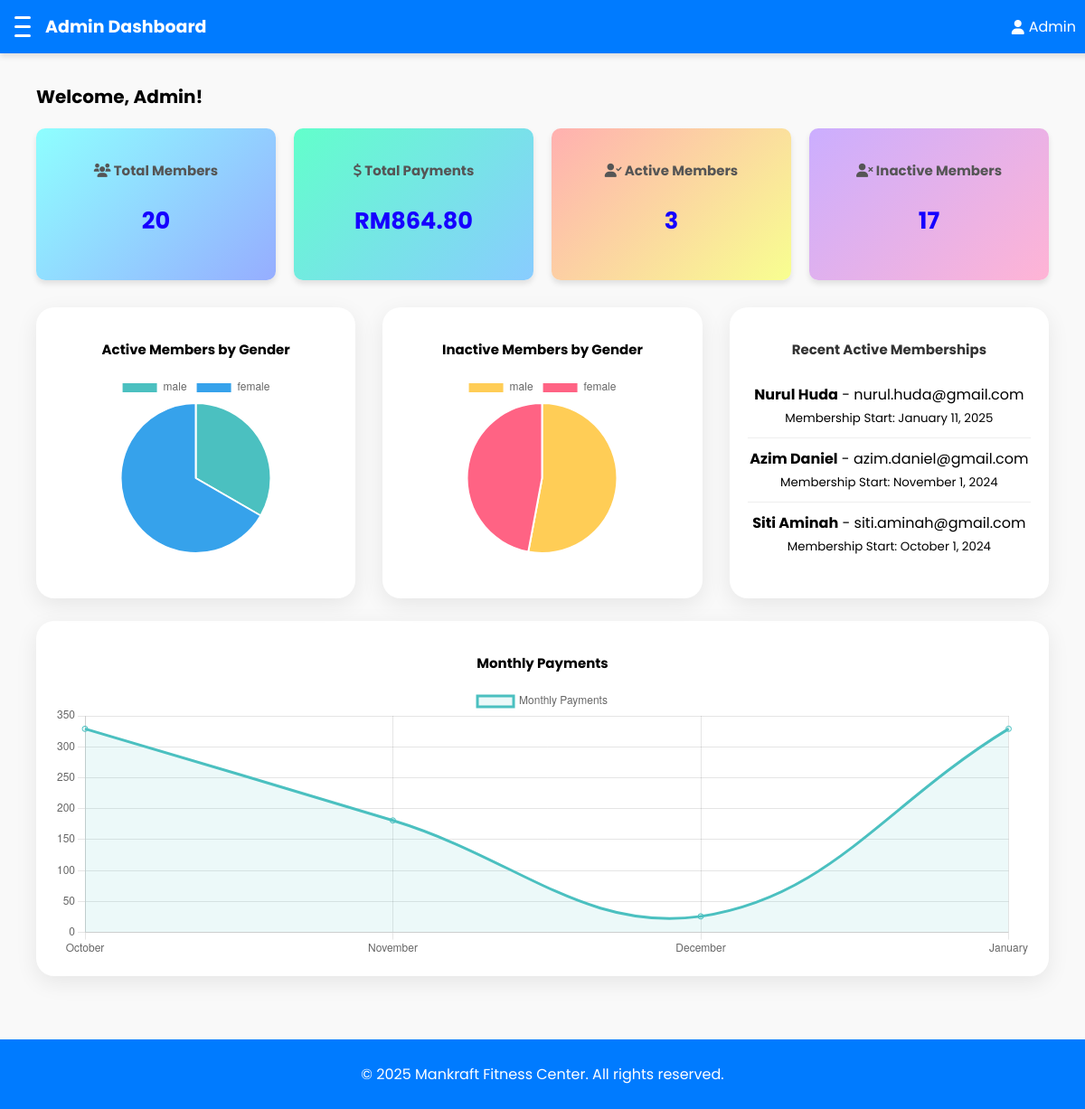
Page /admin/dashboard.php (signed in) on the committed database.
### tables this page shows
CREATE TABLE `member_packages` (
  `id` int(11) NOT NULL,
  `member_id` int(11) NOT NULL,
  `package_id` int(11) NOT NULL,
  `start_date` date NOT NULL,
  `end_date` date NOT NULL,
  `status` enum('active','expired') NOT NULL DEFAULT 'active'
);

CREATE TABLE `members` (
  `id` int(11) NOT NULL,
  `name` varchar(255) NOT NULL,
  `gender` enum('male','female') NOT NULL,
  `status` enum('inactive','active') DEFAULT 'inactive',
  `email` varchar(255) NOT NULL,
  `password` varchar(255) NOT NULL,
  `phone` varchar(20) DEFAULT NULL,
  `address` text DEFAULT NULL,
  `created_at` timestamp NOT NULL DEFAULT current_timestamp(),
  `profile_picture` varchar(255) DEFAULT NULL
);

### admin/dashboard.php (the view, shortened to what this page needs)
<?php
include '../includes/db.php';
$conn->query("
    UPDATE member_packages
    SET status = 'expired'
    WHERE end_date < CURDATE() AND status = 'active'
");
$dashboardData = $conn->query("
    SELECT
        (SELECT COUNT(*) FROM members) AS totalMembers,
        (SELECT SUM(amount) FROM payments WHERE payment_status = 'paid') AS totalPayments,
        (SELECT COUNT(*) FROM members WHERE status = 'active') AS activeMembers,
        (SELECT COUNT(*) FROM members WHERE status = 'inactive') AS inactiveMembers
")->fetch_assoc();
$totalMembers = $dashboardData['totalMembers'];
$totalPayments = $dashboardData['totalPayments'] ?? 0;
$activeMembers = $dashboardData['activeMembers'];
$monthlyPaymentsQuery = $conn->query("
    SELECT MONTHNAME(payment_date) AS month, SUM(amount) AS total
    FROM payments
    WHERE payment_status = 'paid'
    GROUP BY MONTH(payment_date), YEAR(payment_date)
    ORDER BY YEAR(payment_date), MONTH(payment_date)
");
$monthlyPaymentsData = [];
while ($row = $monthlyPaymentsQuery->fetch_assoc()) {
    $monthlyPaymentsData[] = $row;
}
$activeGenderData = [];
$activeGenderQuery = $conn->query("
    SELECT gender, COUNT(*) AS total
    FROM members
    WHERE status = 'active'
    GROUP BY gender
");
while ($row = $activeGenderQuery->fetch_assoc()) {
    $activeGenderData[$row['gender']] = $row['total'];
}
$inactiveGenderData = [];
$inactiveGenderQuery = $conn->query("
    SELECT gender, COUNT(*) AS total
    FROM members
    WHERE status = 'inactive'
    GROUP BY gender
");
while ($row = $inactiveGenderQuery->fetch_assoc()) {
    $inactiveGenderData[$row['gender']] = $row['total'];
}
?>
<!DOCTYPE html>
<html lang="en">
<head>
    <link rel="stylesheet" href="../css/admin.css">
    <link rel="stylesheet" href="https://cdnjs.cloudflare.com/ajax/libs/font-awesome/6.0.0/css/all.min.css">
</head>
<body>
<header>
    <nav class="navbar">
        <div class="navbar-left">
            <button class="hamburger" id="hamburger-menu">
                <span class="bar"></span>
                <span class="bar"></span>
                <span class="bar"></span>
            </button>
            <a href="dashboard.php" class="logo">Admin Dashboard</a>
        </div>
        <div class="profile">
            <a href="#"><i class="fas fa-user"></i> Admin</a>
        </div>
    </nav>
</header>
<div class="dashboard-container">
    <main class="main-content">
        <h2>Welcome, Admin!</h2>
        <div class="stats">
            <div class="stat-card" style="background: linear-gradient(135deg,rgb(142, 255, 255) 0%,rgb(150, 173, 255) 100%);">
                <h3><i class="fas fa-users"></i> Total Members</h3>
                <p style="font-size: 1.6em; font-weight: bold;"><?php echo $totalMembers; ?></p>
            </div>
            <div class="stat-card" style="background: linear-gradient(135deg,rgb(98, 255, 203) 0%,rgb(137, 204, 255) 100%);">
                <h3><i class="fas fa-dollar-sign"></i> Total Payments</h3>
                <p style="font-size: 1.6em; font-weight: bold;">RM<?php echo number_format($totalPayments, 2); ?></p>
            </div>
            <div class="stat-card" style="background: linear-gradient(135deg,rgb(255, 176, 176) 0%,rgb(248, 255, 144) 100%);">
                <h3><i class="fas fa-user-check"></i> Active Members</h3>
                <p style="font-size: 1.6em; font-weight: bold;"><?php echo $activeMembers; ?></p>
            </div>
            <div class="stat-card" style="background: linear-gradient(135deg,rgb(203, 174, 255) 0%,rgb(255, 180, 213) 100%);">
                <h3><i class="fas fa-user-times"></i> Inactive Members</h3>
                <p style="font-size: 1.6em; font-weight: bold;">
                    <?php
                    $inactiveMembersCount = $conn->query("SELECT COUNT(*) AS total FROM members WHERE status = 'inactive'")->fetch_assoc()['total'];
                    echo $inactiveMembersCount;
                    ?>
                </p>
            </div>
        </div>
        <div class="top-section">
            <div class="box">
                <h3>Active Members by Gender</h3>
                <canvas id="activeGenderChart"></canvas>
            </div>
            <div class="box">
                <h3>Inactive Members by Gender</h3>
                <canvas id="inactiveGenderChart"></canvas>
            </div>
            <div class="box recent-members">
                <h3>Recent Active Memberships</h3>
                <ul>
                    <?php
                    $recentMembersQuery = $conn->query("
                        SELECT m.name, m.email, mp.start_date
                        FROM members m
                        JOIN member_packages mp ON m.id = mp.member_id
                        WHERE m.status = 'active'
                        ORDER BY mp.start_date DESC
                        LIMIT 5
                    ");
                    while ($member = $recentMembersQuery->fetch_assoc()) {
                        echo "<li><strong>{$member['name']}</strong> - {$member['email']}<br>
                              <small>Membership Start: " . date("F j, Y", strtotime($member['start_date'])) . "</small></li>";
                    }
                    ?>
                </ul>
            </div>
        </div>
        <br>
        <div class="bottom-section">
            <h3>Monthly Payments</h3>
            <canvas id="paymentChart"></canvas>
        </div>
    </main>
</div>
<script>
    // Active Members by Gender
    new Chart(document.getElementById('activeGenderChart').getContext('2d'), {
        type: 'pie',
        data: {
            labels: <?php echo json_encode(array_keys($activeGenderData)); ?>,
            datasets: [{
                data: <?php echo json_encode(array_values($activeGenderData)); ?>,
                backgroundColor: ['#4bc0c0', '#36a2eb']
            }]
        }
    });
    // Inactive Members by Gender
    new Chart(document.getElementById('inactiveGenderChart').getContext('2d'), {
        type: 'pie',
        data: {
            labels: <?php echo json_encode(array_keys($inactiveGenderData)); ?>,
            datasets: [{
                data: <?php echo json_encode(array_values($inactiveGenderData)); ?>,
                backgroundColor: ['#ffcd56', '#ff6384']
            }]
        }
    });
    // Monthly Payments
    new Chart(document.getElementById('paymentChart').getContext('2d'), {
        type: 'line',
        data: {
            labels: <?php echo json_encode(array_column($monthlyPaymentsData, 'month')); ?>,
            datasets: [{
                label: 'Monthly Payments',
                data: <?php echo json_encode(array_column($monthlyPaymentsData, 'total')); ?>,
                borderColor: '#4bc0c0',
                backgroundColor: 'rgba(75, 192, 192, 0.1)',
                fill: true,
                tension: 0.4
            }]
        }
    });
</script>
<footer>
    <p>&copy; <?php echo date("Y"); ?> Mankraft Fitness Center. All rights reserved.</p>
</footer>
</body>
</html>

### css/admin.css (style rules this page uses)
body { font-family: Poppins, sans-serif; margin: 0; padding: 0; background-color: #f9f9f9; }
.dashboard-container { display: flex; min-height: 100vh; }
.navbar { background-color: #007bff; display: flex; justify-content: space-between; align-items: center; padding: 15px 10px; position: fixed; top: 0; left: 0; width: 100%; z-index: 1000; box-shadow: 0 4px 6px rgba(0, 0, 0, 0.1); }
.navbar-left { display: flex; align-items: center; gap: 10px; }
.navbar .profile { display: flex; align-items: center; gap: 20px; margin-right: 20px; }
.navbar .profile a { color: white; text-decoration: none; font-size: 16px; display: flex; align-items: center; gap: 5px; transition: color 0.3s; }
.hamburger { background: none; border: none; cursor: pointer; display: flex; flex-direction: column; justify-content: space-between; width: 30px; height: 25px; transition: all 0.3s ease; }
.hamburger .bar { height: 3px; width: 100%; background-color: white; border-radius: 2px; transition: transform 0.3s ease, opacity 0.3s ease; }
.logo { font-size: 19px; font-weight: bold; color: white; text-decoration: none; }
.profile { display: flex; gap: 15px; align-items: center; }
.profile a { color: white; text-decoration: none; font-size: 16px; transition: color 0.3s; }
.main-content { margin-top: 5px; padding: 20px; transition: margin-left 0.3s ease; }
.main-content { flex: 1; padding: 70px 40px; background-color: #f9f9f9; }
h2 { font-size: 20px; margin-bottom: 20px; }
.dashboard-container { display: flex; flex-direction: column; gap: 30px; }
.top-section { display: grid; grid-template-columns: 1fr 1fr 1fr; gap: 30px; }
.top-section .box { background: #fff; padding: 20px; border-radius: 20px; box-shadow: 0 7px 25px rgba(0, 0, 0, 0.08); text-align: center; }
.top-section .box canvas { max-height: 200px; width: 100%; }
.top-section h3 { font-size: 15px; }
.recent-members { overflow-y: auto; max-height: 300px; }
.recent-members h3 { font-size: 15px; color: #333; margin-bottom: 15px; }
.recent-members ul { list-style: none; padding: 0; }
.recent-members li { padding: 10px 0; border-bottom: 1px solid #eee; }
.recent-members li:last-child { border-bottom: none; }
.bottom-section { grid-column: span 3; background: #fff; padding: 20px; border-radius: 20px; box-shadow: 0 7px 25px rgba(0, 0, 0, 0.08); text-align: center; }
.bottom-section h3 { font-size: 15px; }
.bottom-section canvas { max-height: 300px; width: 100%; }
.stats { display: flex; justify-content: space-between; gap: 20px; margin-bottom: 30px; }
.stat-card { background: white; flex: 1; padding: 20px; border-radius: 10px; box-shadow: 0 4px 6px rgba(0, 0, 0, 0.1); text-align: center; }
.stat-card h3 { font-size: 15px; color: #555; margin-bottom: 10px; }
.stat-card p { font-size: 24px; color: #1500ff; }
footer { text-align: center; padding: 10px 0; background-color: #007bff; color: white; }

### rows in the picture
member_packages: member.name "Nurul Huda", member.email "nurul.huda@gmail.com", start_date "January 11, 2025"
member_packages: member.name "Azim Daniel", member.email "azim.daniel@gmail.com", start_date "November 1, 2024"
member_packages: member.name "Siti Aminah", member.email "siti.aminah@gmail.com", start_date "October 1, 2024"

### other values in the picture
$totalMembers "20"
$totalPayments "864.80"
$activeMembers "3"
$inactiveMembersCount "17"
chart data {{ json_encode(array_keys($activeGenderData)) }} ["male","female"]
chart data {{ json_encode(array_values($activeGenderData)) }} ["1","2"]
chart data {{ json_encode(array_keys($inactiveGenderData)) }} ["male","female"]
chart data {{ json_encode(array_values($inactiveGenderData)) }} ["9","8"]
